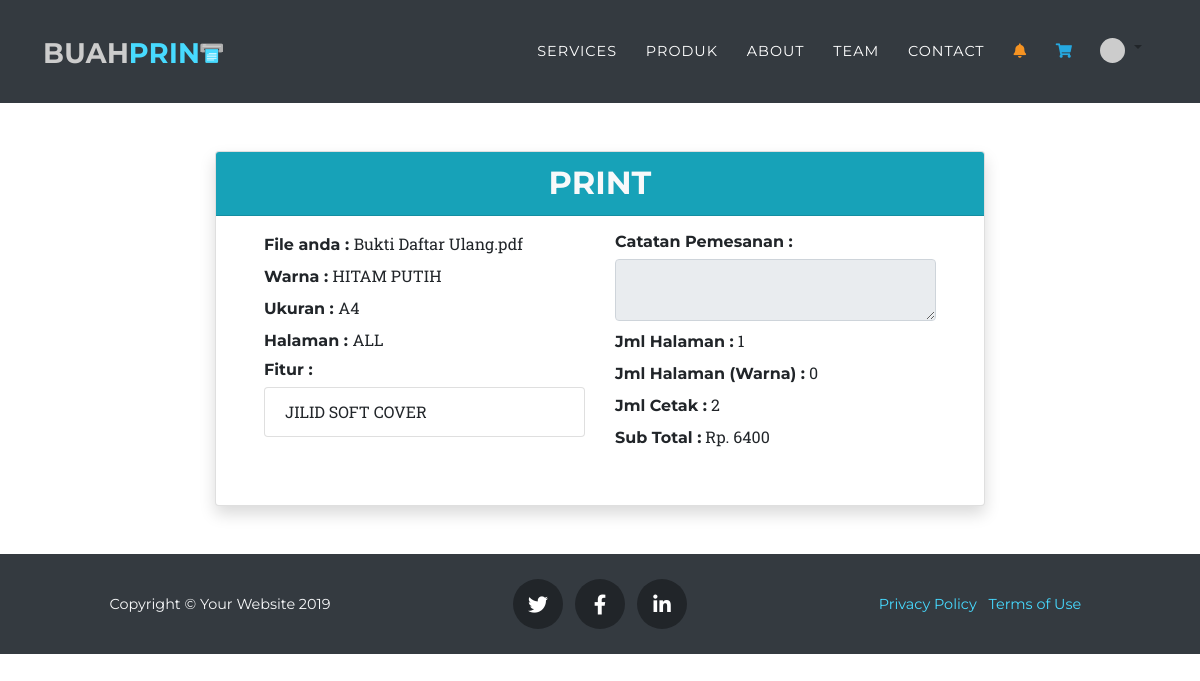
The page /ejsc/keranjang_detail.php?id_produk=PRD0000010 (signed in) on the database its author committed.
### tables this page shows
CREATE TABLE `detail_pemesanan` (
  `ID_TRANSAKSI` varchar(10) NOT NULL,
  `ID_PRODUK` varchar(10) NOT NULL,
  `SUB_TOTAL` int(11) NOT NULL,
  `FILE_PRODUK` varchar(200) NOT NULL,
  `JML_HAL_PRODUK` int(10) NOT NULL,
  `JML_DUPLICATE_PRODUK` int(10) NOT NULL,
  `JML_WARNA_PRODUK` int(10) NOT NULL,
  `CATATAN_PRODUK` text NOT NULL
);

CREATE TABLE `produk` (
  `ID_PRODUK` varchar(10) NOT NULL,
  `ID_UKURAN` varchar(10) NOT NULL,
  `ID_HALAMAN` varchar(10) NOT NULL,
  `ID_WARNA` varchar(10) NOT NULL,
  `NAMA_PRODUK` varchar(40) NOT NULL
);

CREATE TABLE `warna` (
  `ID_WARNA` varchar(10) NOT NULL,
  `KAT_WARNA` varchar(40) NOT NULL,
  `HARGA_WARNA` int(11) NOT NULL,
  `STATUS_WARNA` int(11) NOT NULL
);

CREATE TABLE `ukuran` (
  `ID_UKURAN` varchar(10) NOT NULL,
  `KAT_UKURAN` varchar(40) NOT NULL,
  `HARGA_UKURAN` int(11) NOT NULL
);

CREATE TABLE `halaman` (
  `ID_HALAMAN` varchar(10) NOT NULL,
  `KAT_HALAMAN` varchar(40) NOT NULL
);

CREATE TABLE `fitur` (
  `ID_FITUR` varchar(10) NOT NULL,
  `NAMA_FITUR` varchar(40) NOT NULL,
  `HARGA_FITUR` int(11) NOT NULL,
  `STATUS_FITUR` int(11) NOT NULL
);

### ejsc/keranjang_detail.php (the view, shortened to what this page needs)
<?php
include 'includes/config.php';
require 'includes/header_content.php';
if(isset($_GET['id_produk'])){
  $id_produk = $_GET['id_produk'];
  $result_trs = mysqli_query($con, "SELECT
  produk.ID_PRODUK, produk.NAMA_PRODUK, warna.KAT_WARNA, ukuran.KAT_UKURAN, halaman.KAT_HALAMAN,
  detail_pemesanan.CATATAN_PRODUK, detail_pemesanan.JML_HAL_PRODUK, detail_pemesanan.JML_DUPLICATE_PRODUK, detail_pemesanan.JML_WARNA_PRODUK,
  detail_pemesanan.FILE_PRODUK,
  detail_pemesanan.SUB_TOTAL
  FROM
  detail_pemesanan, produk, warna, ukuran, halaman
  WHERE
  produk.ID_PRODUK = detail_pemesanan.ID_PRODUK AND
  produk.ID_UKURAN = ukuran.ID_UKURAN AND
  produk.ID_WARNA = warna.ID_WARNA AND
  produk.ID_HALAMAN = halaman.ID_HALAMAN AND
  produk.ID_PRODUK = '$id_produk'
  ");
  $data_trs = mysqli_fetch_assoc($result_trs);
  $nama_produk = $data_trs['NAMA_PRODUK'];
  $nama_warna = $data_trs['KAT_WARNA'];
  $nama_ukuran = $data_trs['KAT_UKURAN'];
  $nama_halaman = $data_trs['KAT_HALAMAN'];
  $cttn_prd = $data_trs['CATATAN_PRODUK'];
  $jml_hal = $data_trs['JML_HAL_PRODUK'];
  $jml_dupli = $data_trs['JML_DUPLICATE_PRODUK'];
  $jml_warna = $data_trs['JML_WARNA_PRODUK'];
  $file_prd = $data_trs['FILE_PRODUK'];
  $sub_total = $data_trs['SUB_TOTAL'];
}
?>
<div class="container-fluid">
  <div class="row justify-content-center">
    <div class="col-lg-8">
      <div class="card my-5 shadow">
        <div class="card-header text-center text-light bg-info">
          <h2 class="mb-0"><?=$nama_produk?></h2>
        </div>
        <div class="card-body px-5 pt-3 pb-5">
          <div class="row">
            <div class="col-lg-6">
              <h6 class="d-inline">File anda : </h6>
              <label><?=$file_prd?></label><br>
              <h6 class="d-inline">Warna : </h6>
              <label><?=$nama_warna?></label><br>
              <h6 class="d-inline">Ukuran : </h6>
              <label><?=$nama_ukuran?></label><br>
              <h6 class="d-inline">Halaman : </h6>
              <label><?=$nama_halaman?></label><br>
              <h6>Fitur : </h6>
              <ul class="list-group">
                <?php
                $fitur = mysqli_query($con, "SELECT fitur.NAMA_FITUR FROM fitur, produk, detail_fitur WHERE
                produk.ID_PRODUK = detail_fitur.ID_PRODUK AND
                fitur.ID_FITUR = detail_fitur.ID_FITUR AND
                produk.ID_PRODUK = '$id_produk'");
                while($data_fitur = mysqli_fetch_assoc($fitur)){
                  $nama_fitur = $data_fitur['NAMA_FITUR'];
                ?>
                <li class="list-group-item"><?=$nama_fitur?></li>
                <?php }?>
              </ul>
            </div>
            <div class="col-lg-6">
              <h6 >Catatan Pemesanan :</h6>
              <textarea class="form-control mb-2" readonly><?=$cttn_prd?></textarea>
              <h6 class="d-inline">Jml Halaman :</h6>
              <label><?=$jml_hal?></label><br>
              <h6 class="d-inline">Jml Halaman (Warna) :</h6>
              <label><?=$jml_warna?></label><br>
              <h6 class="d-inline">Jml Cetak :</h6>
              <label><?=$jml_dupli?></label><br>
              <h6 class="d-inline">Sub Total :</h6>
              <label>Rp. <?=$sub_total?></label>
            </div>
          </div>
        </div>
      </div>
    </div>
  </div>
</div>
<?php
  require 'includes/footer.php';
?>

### ejsc/css/agency.css (style rules this page uses)
html { scroll-behavior: smooth; }
body { overflow-x: hidden; font-family: 'Roboto Slab', -apple-system, BlinkMacSystemFont, 'Segoe UI', Roboto, 'Helvetica Neue', Arial, sans-serif, 'Apple Color Emoji', 'Segoe UI Emoji', 'Segoe UI Symbol', 'Noto Color Emoji'; }
h1, h2, h3, h4, h5, h6 { font-weight: 700; font-family: 'Montserrat', -apple-system, BlinkMacSystemFont, 'Segoe UI', Roboto, 'Helvetica Neue', Arial, sans-serif, 'Apple Color Emoji', 'Segoe UI Emoji', 'Segoe UI Symbol', 'Noto Color Emoji'; }

### rows shown on the page
detail_pemesanan: ID_PRODUK.NAMA_PRODUK "PRINT", FILE_PRODUK "Bukti Daftar Ulang.pdf", warna.KAT_WARNA "HITAM PUTIH", ukuran.KAT_UKURAN "A4", halaman.KAT_HALAMAN "ALL", JML_HAL_PRODUK "1", JML_WARNA_PRODUK "0", JML_DUPLICATE_PRODUK "2", SUB_TOTAL "6400"
fitur: NAMA_FITUR "JILID SOFT COVER"
